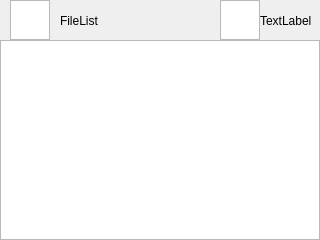
<?xml version="1.0" encoding="UTF-8"?>
<ui version="4.0">
 <class>MediaWindow</class>
 <widget class="QDialog" name="MediaWindow">
  <property name="geometry">
   <rect>
    <x>0</x>
    <y>0</y>
    <width>320</width>
    <height>240</height>
   </rect>
  </property>
  <property name="windowTitle">
   <string>MediaWindow</string>
  </property>
  <widget class="QWidget" name="widget_content" native="true">
   <property name="geometry">
    <rect>
     <x>0</x>
     <y>40</y>
     <width>320</width>
     <height>200</height>
    </rect>
   </property>
  </widget>
  <widget class="QWidget" name="widget_top" native="true">
   <property name="geometry">
    <rect>
     <x>0</x>
     <y>0</y>
     <width>320</width>
     <height>40</height>
    </rect>
   </property>
   <widget class="QLabel" name="tl_file">
    <property name="geometry">
     <rect>
      <x>60</x>
      <y>10</y>
      <width>140</width>
      <height>21</height>
     </rect>
    </property>
    <property name="text">
     <string>FileList</string>
    </property>
   </widget>
   <widget class="QGraphicsView" name="gv_return">
    <property name="geometry">
     <rect>
      <x>10</x>
      <y>0</y>
      <width>40</width>
      <height>40</height>
     </rect>
    </property>
   </widget>
   <widget class="QGraphicsView" name="gv_card">
    <property name="geometry">
     <rect>
      <x>220</x>
      <y>0</y>
      <width>40</width>
      <height>40</height>
     </rect>
    </property>
   </widget>
   <widget class="QLabel" name="tl_card">
    <property name="geometry">
     <rect>
      <x>260</x>
      <y>10</y>
      <width>60</width>
      <height>21</height>
     </rect>
    </property>
    <property name="text">
     <string>TextLabel</string>
    </property>
   </widget>
  </widget>
  <widget class="QTableView" name="tv_media">
   <property name="geometry">
    <rect>
     <x>0</x>
     <y>40</y>
     <width>320</width>
     <height>200</height>
    </rect>
   </property>
  </widget>
 </widget>
 <resources/>
 <connections/>
</ui>
